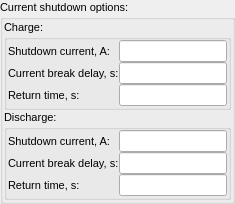
       <widget class="QGroupBox" name="groupBox_14">
        <property name="font">
         <font>
          <pointsize>8</pointsize>
         </font>
        </property>
        <property name="title">
         <string>Current shutdown options:</string>
        </property>
        <layout class="QVBoxLayout" name="verticalLayout_30">
         <property name="spacing">
          <number>0</number>
         </property>
         <property name="leftMargin">
          <number>1</number>
         </property>
         <property name="topMargin">
          <number>1</number>
         </property>
         <property name="rightMargin">
          <number>1</number>
         </property>
         <property name="bottomMargin">
          <number>1</number>
         </property>
         <item>
          <widget class="QGroupBox" name="groupBox_15">
           <property name="font">
            <font>
             <pointsize>8</pointsize>
            </font>
           </property>
           <property name="title">
            <string>Charge:</string>
           </property>
           <layout class="QGridLayout" name="gridLayout_6">
            <property name="leftMargin">
             <number>1</number>
            </property>
            <property name="topMargin">
             <number>1</number>
            </property>
            <property name="rightMargin">
             <number>1</number>
            </property>
            <property name="bottomMargin">
             <number>1</number>
            </property>
            <property name="spacing">
             <number>0</number>
            </property>
            <item row="0" column="0">
             <layout class="QVBoxLayout" name="verticalLayout_26">
              <property name="spacing">
               <number>0</number>
              </property>
              <item>
               <widget class="QLabel" name="label_45">
                <property name="font">
                 <font>
                  <pointsize>8</pointsize>
                 </font>
                </property>
                <property name="text">
                 <string>Shutdown current, A: </string>
                </property>
               </widget>
              </item>
              <item>
               <widget class="QLabel" name="label_46">
                <property name="font">
                 <font>
                  <pointsize>8</pointsize>
                 </font>
                </property>
                <property name="text">
                 <string>Current break delay, s:</string>
                </property>
               </widget>
              </item>
              <item>
               <widget class="QLabel" name="label_47">
                <property name="font">
                 <font>
                  <pointsize>8</pointsize>
                 </font>
                </property>
                <property name="text">
                 <string>Return time, s:</string>
                </property>
               </widget>
              </item>
             </layout>
            </item>
            <item row="0" column="1">
             <layout class="QVBoxLayout" name="verticalLayout_27">
              <property name="spacing">
               <number>0</number>
              </property>
              <item>
               <widget class="QLineEdit" name="lineEdit_0x28">
                <property name="font">
                 <font>
                  <pointsize>9</pointsize>
                 </font>
                </property>
               </widget>
              </item>
              <item>
               <widget class="QLineEdit" name="lineEdit_0x3e_0">
                <property name="font">
                 <font>
                  <pointsize>9</pointsize>
                 </font>
                </property>
               </widget>
              </item>
              <item>
               <widget class="QLineEdit" name="lineEdit_0x3e_1">
                <property name="font">
                 <font>
                  <pointsize>9</pointsize>
                 </font>
                </property>
               </widget>
              </item>
             </layout>
            </item>
           </layout>
          </widget>
         </item>
         <item>
          <widget class="QGroupBox" name="groupBox_16">
           <property name="font">
            <font>
             <pointsize>8</pointsize>
            </font>
           </property>
           <property name="title">
            <string>Discharge:</string>
           </property>
           <layout class="QGridLayout" name="gridLayout_5">
            <property name="leftMargin">
             <number>1</number>
            </property>
            <property name="topMargin">
             <number>1</number>
            </property>
            <property name="rightMargin">
             <number>1</number>
            </property>
            <property name="bottomMargin">
             <number>1</number>
            </property>
            <property name="spacing">
             <number>0</number>
            </property>
            <item row="0" column="0">
             <layout class="QVBoxLayout" name="verticalLayout_29">
              <property name="spacing">
               <number>0</number>
              </property>
              <item>
               <widget class="QLabel" name="label_48">
                <property name="font">
                 <font>
                  <pointsize>8</pointsize>
                 </font>
                </property>
                <property name="text">
                 <string>Shutdown current, A: </string>
                </property>
               </widget>
              </item>
              <item>
               <widget class="QLabel" name="label_49">
                <property name="font">
                 <font>
                  <pointsize>8</pointsize>
                 </font>
                </property>
                <property name="text">
                 <string>Current break delay, s:</string>
                </property>
               </widget>
              </item>
              <item>
               <widget class="QLabel" name="label_50">
                <property name="font">
                 <font>
                  <pointsize>8</pointsize>
                 </font>
                </property>
                <property name="text">
                 <string>Return time, s:</string>
                </property>
               </widget>
              </item>
             </layout>
            </item>
            <item row="0" column="1">
             <layout class="QVBoxLayout" name="verticalLayout_28">
              <property name="spacing">
               <number>0</number>
              </property>
              <item>
               <widget class="QLineEdit" name="lineEdit_0x29">
                <property name="font">
                 <font>
                  <pointsize>9</pointsize>
                 </font>
                </property>
               </widget>
              </item>
              <item>
               <widget class="QLineEdit" name="lineEdit_0x3f_0">
                <property name="font">
                 <font>
                  <pointsize>9</pointsize>
                 </font>
                </property>
               </widget>
              </item>
              <item>
               <widget class="QLineEdit" name="lineEdit_0x3f_1">
                <property name="font">
                 <font>
                  <pointsize>9</pointsize>
                 </font>
                </property>
               </widget>
              </item>
             </layout>
            </item>
           </layout>
          </widget>
         </item>
        </layout>
       </widget>
